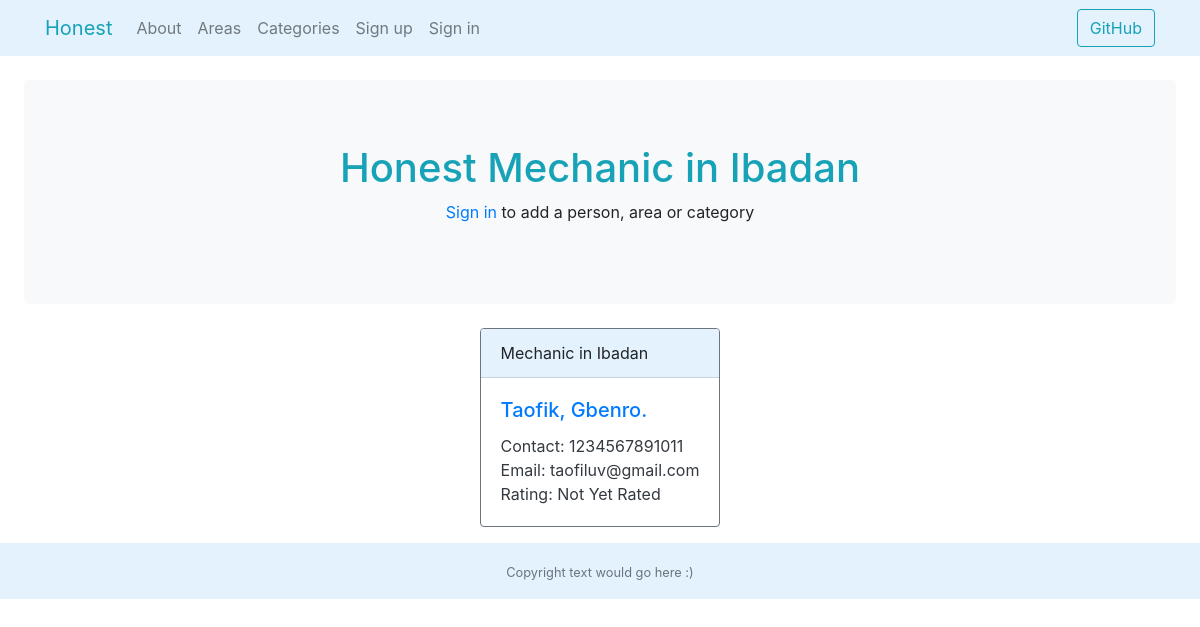
Before: /honest/ibadan/mechanic/ with the older database file.
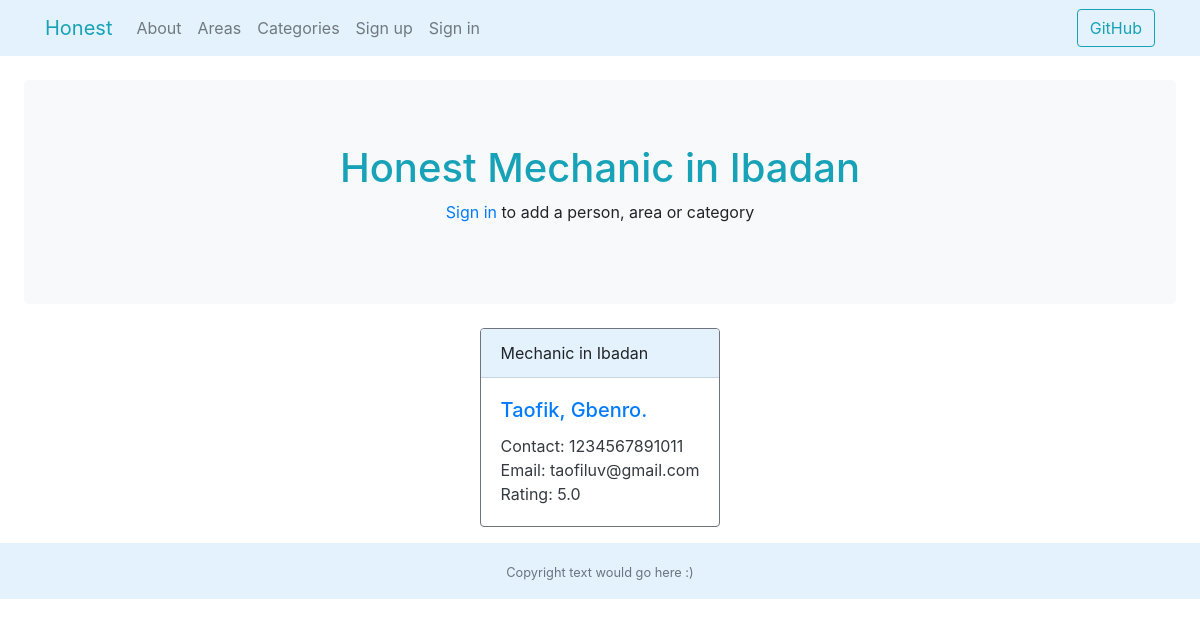
After: the same page with the newer database file.
### honest/models.py (models this page shows, shortened)
class Person(models.Model):
    service = models.ForeignKey(Category, on_delete=models.PROTECT, related_name='service', help_text='Service')
    location = models.ForeignKey(Area, on_delete=models.PROTECT, related_name='location', help_text='Location (state)')
    first_name = models.CharField(max_length=60, help_text='First name')
    last_name = models.CharField(max_length=60, help_text='Last name (surname)')
    phone_number = models.CharField(max_length=14, validators=[
        MinLengthValidator(11, message='phone number must be 11 - 14 characters long')], help_text="phone number 11"
                                                                                                   "- 14 digits allowed")
    email = models.EmailField(max_length=150, blank=True, help_text='Valid email address')
    date_added = models.DateField(auto_now_add=True)
    views = models.IntegerField(default=0)
    upvotes = models.IntegerField(default=0)
    downvotes = models.IntegerField(default=0)
    rating = models.FloatField(default=0)
    def avg_rating(self):
        if self.rating == 0.0:
            return 'Not Yet Rated'
        else:
            return self.rating

class Category(models.Model):
    category = models.CharField(max_length=100, unique=True, default='General',
                                help_text="Category of Service Provided")
    views = models.IntegerField(default=0)
    slug = models.SlugField()
    def __str__(self):
        return self.category

class Area(models.Model):
    state = models.CharField(max_length=100, unique=True, default='Nigeria')
    views = models.IntegerField(default=0)
    slug = models.SlugField()
    """ commented out, states are unique and cant have multiple areas
    area = models.CharField(max_length=100, unique=True, null=True)
    """
    def __str__(self):
        return self.state

### honest/views.py (the view)
# urls.py: path('<str:area_slug>/<str:category_slug>/', views.category_in_area, name='category_in_area'),
def category_in_area(request, area_slug, category_slug):
    category = Category.objects.get(slug=category_slug)
    area = Area.objects.get(slug=area_slug)
    people = Person.objects.filter(service=category, location=area)
    context = {'category': category, 'area': area, 'people': people}
    return render(request, 'honest/category_in_area.html', context)

### honest/templates/honest/category_in_area.html (shortened to what this page needs)
{% extends 'honest/themedbase.html' %}  {% block intro_block %}
<h1 class="text-info text-center">
  Honest {{category.category}} in {{area.state}}
</h1>
{% if user.is_authenticated %}
<div class="row">
  <div class="col">
    <a
      class="text-info text-decoration-none"
      href="{% url 'honest:add_person' %}"
      >Add a person</a
    >
  </div>
  <div class="col">
    <a class="text-info text-decoration-none" href="{% url 'honest:add_area' %}"
      >Add an area</a
    >
  </div>
  <div class="col">
    <a
      class="text-info text-decoration-none"
      href="{% url 'honest:add_category' %}"
      >Add a category</a
    >
  </div>
</div>
{% else %}
<p class="text-center">
  <a class="text-decoration-none" href="{% url 'honest:login' %}">Sign in</a> to
  add a person, area or category
</p>
{% endif %} {% endblock %} {% block body_block %}
<div class="container">
  <div class="row d-flex justify-content-center">
    {% for person in people %}
    <div
      class="card border-secondary mr-auto ml-auto mb-3"
      style="max-width: 18rem;"
    >
      <div class="card-header" style="background-color: #e3f2fd;">
        {{person.service}} in {{person.location}}
      </div>
      <div class="card-body text-dark">
        <h5 class="card-title">
          <a
            class="text-decoration-none
                    "
            href="{% url 'honest:person' person.location person.service person.id %}"
            >{{person.first_name}}, {{person.last_name}}.</a
          >
        </h5>
        <p class="card-text">
          Contact: {{person.phone_number}} <br />Email: {{person.email}}
          <br />Rating: {{person.avg_rating}}
        </p>
      </div>
    </div>
    {% endfor %}
  </div>
</div>
{% endblock %}

Changed rows visible on the page:
changed Person "Taofik": avg_rating "Not Yet Rated" → "5.0"
